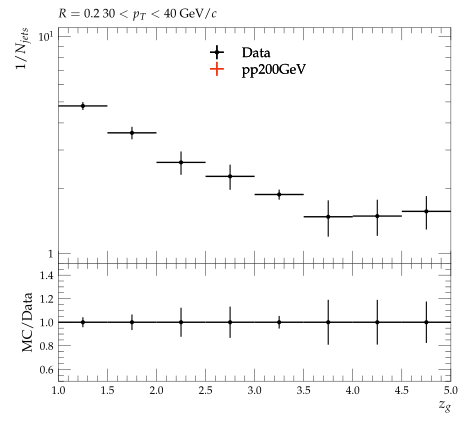

Write Python code to recreate this figure.
#! /usr/bin/env python3

# This Python script was auto-generated using YODA v2.1.0.
# Analysis object: /STAR_2020_I1783875/d17-x01-y01
# Timestamp: 07-10-2025 (17:32:21)

import matplotlib as mpl
import matplotlib.pyplot as plt
mpl.use('Agg') # comment out for interactive use
import os
import numpy as np
from numpy import nan, inf

plotDir = os.path.split(os.path.realpath(__file__))[0]
if 'YODA_USER_PLOT_PATH' in globals():
    plot_outdir = globals()['YODA_USER_PLOT_PATH']
else:
    plot_outdir = plotDir

#plot style
plt.style.use(os.path.join(plotDir, '../default.mplstyle'))
# plot metadata
figW, figH = plt.rcParams['figure.figsize']
ax_xLabel = r'$z_{g}$'
ax_yLabel = r'$1/N_{jets}$'
ax_title  = r'$R=0.2 ~ 30 < p_{T} < 40$ GeV/$c$'
ax_xScale = 'linear'
ax_yScale = 'log'
xLims = (1.0, 5.0)
yLims = (0.9, 11.0)

# TeX-friendly labels for the legend
labels = {
    'legend' : ([ r"Data", r"pp200GeV" ], r""),
}

# Adjust canvas width and height
canvasW = 10.0
canvasH = 9.0
figW *= canvasW/10.
figH *= canvasH/9.

# Create figure and axis objects
fig, (ax, ratio0_ax) = plt.subplots(2, 1, sharex=True,
                  figsize=(figW,figH), gridspec_kw={'height_ratios': (6.0, 3.0)})

# Set figure margins
plt.subplots_adjust(
    left   = 1.0 * plt.rcParams['figure.subplot.left'],
    right  = 1.0 * plt.rcParams['figure.subplot.right'],
    top    = 1.0 * plt.rcParams['figure.subplot.top'],
    bottom = 1.0 * plt.rcParams['figure.subplot.bottom'])

ratio0_ax.yaxis.set_major_locator(mpl.ticker.MultipleLocator(0.2))
ratio0_ax.set_ylim(0.5, 1.4999)
ratio0_ax.set_ylabel('MC/Data')

# the numerical data is stored in a separate file
dataf = dict()
prefix = os.path.split(__file__)[0]
if prefix:    prefix = prefix + '/'
exec(open(prefix+'d17-x01-y01__data.py').read(), dataf)


legend_handles = dict() # keep track of handles for the legend

# style options for curves
# starts at zorder>=5 to draw curve on top of legend
styles = {
  'Data': {
    'color' : 'black',
    'linestyle' : '-',
    'linewidth' : 1,
    'marker' : 'o',
    'markersize' : 2,
    'capsize' : 0.0,
    'zorder' : 5,
    'histstyle' : 0,
    'drawstyle' : 'steps-pre',
    'xerrorbars' : 1,
    'yerrorbars' : 1,
    'fillcolor' : None,
    'fillopacity' : 1.0,
    'ratio0_linestyle' : '-',
    'ratio0_linewidth' : 1,
    'ratio0_marker' : 'o',
    'ratio0_markersize' : 2,
    'ratio0_capsize' : 0.0,
    'ratio0_zorder' : 5,
    'ratio0_histstyle' : 0,
    'ratio0_drawstyle' : 'steps-pre',
    'ratio0_xerrorbars' : 1,
    'ratio0_yerrorbars' : 1,
  },
  'pp200GeV.yoda': {
    'color' : '#EE3311',
    'linestyle' : '-',
    'linewidth' : 1,
    'marker' : 'none',
    'markersize' : 2,
    'capsize' : 0.0,
    'zorder' : 6,
    'histstyle' : 1,
    'drawstyle' : 'steps-pre',
    'xerrorbars' : 1,
    'yerrorbars' : 1,
    'fillcolor' : None,
    'fillopacity' : 1.0,
    'ratio0_linestyle' : '-',
    'ratio0_linewidth' : 1,
    'ratio0_marker' : 'none',
    'ratio0_markersize' : 2,
    'ratio0_capsize' : 0.0,
    'ratio0_zorder' : 6,
    'ratio0_histstyle' : 1,
    'ratio0_drawstyle' : 'steps-pre',
    'ratio0_xerrorbars' : 1,
    'ratio0_yerrorbars' : 1,
  },
}

# curve from input yoda files in main panel
for label, yvals in dataf['yvals'].items():
    if all(np.isnan(v) for v in dataf['yvals'][label]):
        continue
    tmp = None
    if styles[label]['histstyle']: # draw as histogram
        xpos = dataf['xedges'][label] if styles[label]['drawstyle'] else dataf['xpoints'][label]
        ypos = np.insert(yvals, 0, yvals[0]) if styles[label]['drawstyle'] else yvals
        if styles[label]['fillcolor']: # fill area below curve
            ax.fill_between(xpos, ypos, step='pre',
                            color=styles[label]['fillcolor'],
                            alpha=styles[label]['fillopacity'])
        tmp, = ax.plot(xpos, ypos,
                       color=styles[label]['color'],
                       linestyle=styles[label]['linestyle'],
                       linewidth=styles[label]['linewidth'],
                       drawstyle=styles[label]['drawstyle'], solid_joinstyle='miter',
                       zorder=styles[label]['zorder'], label=label)
    tmp = ax.errorbar(dataf['xpoints'][label], yvals,
                      xerr=np.array(dataf['xerrs'][label])*styles[label]['xerrorbars'],
                      yerr=np.array(dataf['yerrs'][label])*styles[label]['yerrorbars'],
                      fmt=styles[label]['marker'], capsize=styles[label]['capsize'],
                      markersize=styles[label]['markersize'],
                      ecolor=styles[label]['color'],
                      color=styles[label]['color'], zorder=styles[label]['zorder'])
    tmp[-1][0].set_linestyle(styles[label]['linestyle'])
    tmp[-1][0].set_linewidth(styles[label]['linewidth'])
    if label in dataf['add_legend_handle']:  legend_handles[label] = tmp
    for varLabel in dataf['variation_yvals'].keys():
        if varLabel.startswith(label):
            tmp, = ax.plot(dataf['xedges'][label], dataf['variation_yvals'][varLabel],
                           color=styles[label]['color'],
                           linestyle=styles[label]['linestyle'],
                           linewidth=styles[label]['linewidth'],
                           drawstyle='steps-pre', solid_joinstyle='miter',
                           zorder=styles[label]['zorder'], alpha=0.5)


# plots on ratio panel
# curve from input yoda files in ratio panel
for label, yvals in dataf['ratio0_yvals'].items():
    if all(np.isnan(v) for v in yvals):
        continue
    if styles[label]['ratio0_histstyle']: # plot as histogram
        xpos = dataf['xedges']['Data'] if styles[label]['ratio0_drawstyle'] else dataf['xpoints']['Data']
        ypos = np.insert(yvals, 0, yvals[0]) if styles[label]['ratio0_drawstyle'] else yvals
        ratio0_ax.plot(xpos, ypos,
                       color=styles[label]['color'],
                       linewidth=styles[label]['linewidth'],
                       linestyle=styles[label]['ratio0_linestyle'],
                       drawstyle=styles[label]['ratio0_drawstyle'], zorder=styles[label]['zorder'],
                       solid_joinstyle='miter')
    tmp = ratio0_ax.errorbar(dataf['xpoints']['Data'], yvals,
                             xerr=np.array(dataf['ref_xerrs'])*styles[label]['ratio0_xerrorbars'],
                             yerr=np.array(dataf['ratio0_yerrs'][label])*styles[label]['ratio0_yerrorbars'],
                             fmt=styles[label]['ratio0_marker'], capsize=styles[label]['ratio0_capsize'],
                             markersize=styles[label]['ratio0_markersize'],
                             ecolor=styles[label]['color'],
                             color=styles[label]['color'])
    tmp[-1][0].set_linestyle(styles[label]['ratio0_linestyle'])
    tmp[-1][0].set_linewidth(styles[label]['ratio0_linewidth'])

    for varlabel in dataf['ratio0_variation_vals'].keys():
        if varlabel.startswith(label):
            ratio0_ax.plot(dataf['xedges']['Data'],
                            dataf['ratio0_variation_vals'][varlabel],
                            color=styles[label]['color'],
                            linestyle=styles[label]['linestyle'],
                            linewidth=styles[label]['linewidth'],
                            drawstyle='steps-pre', solid_joinstyle='miter',
                            zorder=1, alpha=0.5)

legend_items = list(legend_handles.values())
ax.add_artist(ax.legend(legend_items,
                        labels['legend'][0],
                        title=labels['legend'][1],
                        alignment='left',
                        loc='upper center',
                        bbox_to_anchor=(0.5, 0.97)))

# set plot metadata as defined above
ratio0_ax.set_xlabel(ax_xLabel)
ratio0_ax.xaxis.set_label_coords(1., -0.15)
ax.set_ylabel(ax_yLabel, ha='right', va='top')
ax.yaxis.set_label_coords(-0.11, 1.0)
ax.set_title(ax_title, loc='left')
ax.set_xscale(ax_xScale)
ax.set_yscale(ax_yScale)
ax.set_xlim(xLims)
ax.set_ylim(yLims)

# tick formatting
plt.rcParams['xtick.top'] = True
plt.rcParams['ytick.right'] = True
ax.yaxis.set_major_locator(mpl.ticker.LogLocator(base=10.0, numticks=np.inf))
ax.yaxis.set_minor_locator(mpl.ticker.LogLocator(
                           base=10.0, subs=np.arange(0.1, 1, 0.1), numticks=np.inf))
fig.align_ylabels((ax, ratio0_ax))
plt.savefig(os.path.join(plot_outdir, 'd17-x01-y01.pdf'), format='PDF')
plt.savefig(os.path.join(plot_outdir, 'd17-x01-y01.png'), format='PNG')

plt.close(fig)
